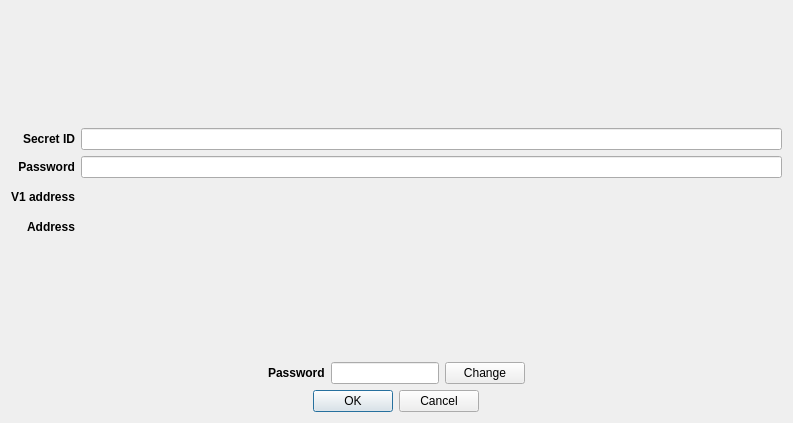
<?xml version="1.0" encoding="UTF-8"?>
<ui version="4.0">
 <class>V1AccountImportDialog</class>
 <widget class="QDialog" name="V1AccountImportDialog">
  <property name="geometry">
   <rect>
    <x>0</x>
    <y>0</y>
    <width>793</width>
    <height>423</height>
   </rect>
  </property>
  <property name="windowTitle">
   <string>Import account</string>
  </property>
  <layout class="QVBoxLayout" name="verticalLayout">
   <item alignment="Qt::AlignHCenter">
    <widget class="QLabel" name="imagelabel">
     <property name="sizePolicy">
      <sizepolicy hsizetype="Preferred" vsizetype="Preferred">
       <horstretch>0</horstretch>
       <verstretch>0</verstretch>
      </sizepolicy>
     </property>
     <property name="minimumSize">
      <size>
       <width>0</width>
       <height>0</height>
      </size>
     </property>
     <property name="maximumSize">
      <size>
       <width>200</width>
       <height>200</height>
      </size>
     </property>
     <property name="sizeIncrement">
      <size>
       <width>0</width>
       <height>0</height>
      </size>
     </property>
     <property name="baseSize">
      <size>
       <width>0</width>
       <height>0</height>
      </size>
     </property>
     <property name="text">
      <string/>
     </property>
     <property name="pixmap">
      <pixmap resource="../../icons/tikka.slots.pyqt.resources.icons.index.qrc">:/images/safe_background</pixmap>
     </property>
     <property name="scaledContents">
      <bool>true</bool>
     </property>
     <property name="alignment">
      <set>Qt::AlignCenter</set>
     </property>
    </widget>
   </item>
   <item>
    <layout class="QGridLayout" name="gridLayout">
     <item row="2" column="0">
      <widget class="QLabel" name="v1AddressLabel">
       <property name="sizePolicy">
        <sizepolicy hsizetype="Preferred" vsizetype="Preferred">
         <horstretch>0</horstretch>
         <verstretch>0</verstretch>
        </sizepolicy>
       </property>
       <property name="font">
        <font>
         <weight>75</weight>
         <bold>true</bold>
        </font>
       </property>
       <property name="text">
        <string>V1 address</string>
       </property>
       <property name="alignment">
        <set>Qt::AlignRight|Qt::AlignTrailing|Qt::AlignVCenter</set>
       </property>
      </widget>
     </item>
     <item row="1" column="1">
      <widget class="QLineEdit" name="passwordIDLineEdit"/>
     </item>
     <item row="0" column="0">
      <widget class="QLabel" name="secretIDLabel">
       <property name="sizePolicy">
        <sizepolicy hsizetype="Preferred" vsizetype="Preferred">
         <horstretch>0</horstretch>
         <verstretch>0</verstretch>
        </sizepolicy>
       </property>
       <property name="font">
        <font>
         <weight>75</weight>
         <bold>true</bold>
        </font>
       </property>
       <property name="text">
        <string>Secret ID</string>
       </property>
       <property name="alignment">
        <set>Qt::AlignRight|Qt::AlignTrailing|Qt::AlignVCenter</set>
       </property>
      </widget>
     </item>
     <item row="3" column="0">
      <widget class="QLabel" name="addressLabel">
       <property name="font">
        <font>
         <weight>75</weight>
         <bold>true</bold>
        </font>
       </property>
       <property name="text">
        <string>Address</string>
       </property>
       <property name="alignment">
        <set>Qt::AlignRight|Qt::AlignTrailing|Qt::AlignVCenter</set>
       </property>
      </widget>
     </item>
     <item row="0" column="1">
      <widget class="QLineEdit" name="secretIDLineEdit">
       <property name="readOnly">
        <bool>false</bool>
       </property>
      </widget>
     </item>
     <item row="2" column="1">
      <widget class="QLabel" name="v1AddressValueLabel">
       <property name="text">
        <string/>
       </property>
      </widget>
     </item>
     <item row="1" column="0">
      <widget class="QLabel" name="passwordIDLabel">
       <property name="font">
        <font>
         <weight>75</weight>
         <italic>false</italic>
         <bold>true</bold>
        </font>
       </property>
       <property name="text">
        <string>Password</string>
       </property>
       <property name="alignment">
        <set>Qt::AlignRight|Qt::AlignTrailing|Qt::AlignVCenter</set>
       </property>
      </widget>
     </item>
     <item row="3" column="1">
      <widget class="QLabel" name="addressValueLabel">
       <property name="text">
        <string/>
       </property>
      </widget>
     </item>
    </layout>
   </item>
   <item>
    <widget class="QLabel" name="errorLabel">
     <property name="styleSheet">
      <string notr="true">color: red</string>
     </property>
     <property name="text">
      <string/>
     </property>
     <property name="alignment">
      <set>Qt::AlignCenter</set>
     </property>
    </widget>
   </item>
   <item>
    <layout class="QHBoxLayout" name="horizontalLayout">
     <item>
      <spacer name="horizontalSpacer">
       <property name="orientation">
        <enum>Qt::Horizontal</enum>
       </property>
       <property name="sizeHint" stdset="0">
        <size>
         <width>40</width>
         <height>20</height>
        </size>
       </property>
      </spacer>
     </item>
     <item>
      <widget class="QLabel" name="passwordLabel">
       <property name="sizePolicy">
        <sizepolicy hsizetype="Fixed" vsizetype="Preferred">
         <horstretch>0</horstretch>
         <verstretch>0</verstretch>
        </sizepolicy>
       </property>
       <property name="sizeIncrement">
        <size>
         <width>0</width>
         <height>0</height>
        </size>
       </property>
       <property name="font">
        <font>
         <weight>75</weight>
         <bold>true</bold>
        </font>
       </property>
       <property name="text">
        <string>Password</string>
       </property>
       <property name="alignment">
        <set>Qt::AlignLeading|Qt::AlignLeft|Qt::AlignVCenter</set>
       </property>
      </widget>
     </item>
     <item>
      <widget class="QLineEdit" name="passwordLineEdit">
       <property name="sizePolicy">
        <sizepolicy hsizetype="Fixed" vsizetype="Fixed">
         <horstretch>0</horstretch>
         <verstretch>0</verstretch>
        </sizepolicy>
       </property>
       <property name="maxLength">
        <number>20</number>
       </property>
       <property name="alignment">
        <set>Qt::AlignCenter</set>
       </property>
       <property name="readOnly">
        <bool>true</bool>
       </property>
      </widget>
     </item>
     <item>
      <widget class="QPushButton" name="passwordChangeButton">
       <property name="sizePolicy">
        <sizepolicy hsizetype="Fixed" vsizetype="Fixed">
         <horstretch>0</horstretch>
         <verstretch>0</verstretch>
        </sizepolicy>
       </property>
       <property name="text">
        <string>Change</string>
       </property>
       <property name="icon">
        <iconset resource="../../icons/tikka.slots.pyqt.resources.icons.index.qrc">
         <normaloff>:/icons/refresh_icon</normaloff>:/icons/refresh_icon</iconset>
       </property>
      </widget>
     </item>
     <item>
      <spacer name="horizontalSpacer_2">
       <property name="orientation">
        <enum>Qt::Horizontal</enum>
       </property>
       <property name="sizeHint" stdset="0">
        <size>
         <width>40</width>
         <height>20</height>
        </size>
       </property>
      </spacer>
     </item>
    </layout>
   </item>
   <item alignment="Qt::AlignHCenter">
    <widget class="QDialogButtonBox" name="buttonBox">
     <property name="orientation">
      <enum>Qt::Horizontal</enum>
     </property>
     <property name="standardButtons">
      <set>QDialogButtonBox::Cancel|QDialogButtonBox::Ok</set>
     </property>
    </widget>
   </item>
  </layout>
 </widget>
 <tabstops>
  <tabstop>secretIDLineEdit</tabstop>
  <tabstop>passwordIDLineEdit</tabstop>
  <tabstop>passwordLineEdit</tabstop>
  <tabstop>passwordChangeButton</tabstop>
 </tabstops>
 <resources>
  <include location="../../icons/tikka.slots.pyqt.resources.icons.index.qrc"/>
 </resources>
 <connections>
  <connection>
   <sender>buttonBox</sender>
   <signal>accepted()</signal>
   <receiver>V1AccountImportDialog</receiver>
   <slot>accept()</slot>
   <hints>
    <hint type="sourcelabel">
     <x>248</x>
     <y>254</y>
    </hint>
    <hint type="destinationlabel">
     <x>157</x>
     <y>274</y>
    </hint>
   </hints>
  </connection>
  <connection>
   <sender>buttonBox</sender>
   <signal>rejected()</signal>
   <receiver>V1AccountImportDialog</receiver>
   <slot>reject()</slot>
   <hints>
    <hint type="sourcelabel">
     <x>316</x>
     <y>260</y>
    </hint>
    <hint type="destinationlabel">
     <x>286</x>
     <y>274</y>
    </hint>
   </hints>
  </connection>
 </connections>
</ui>
